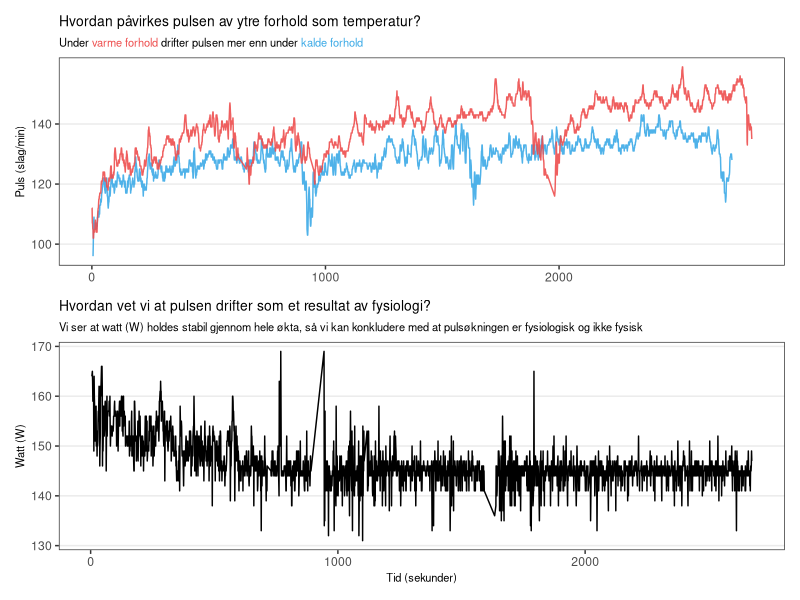
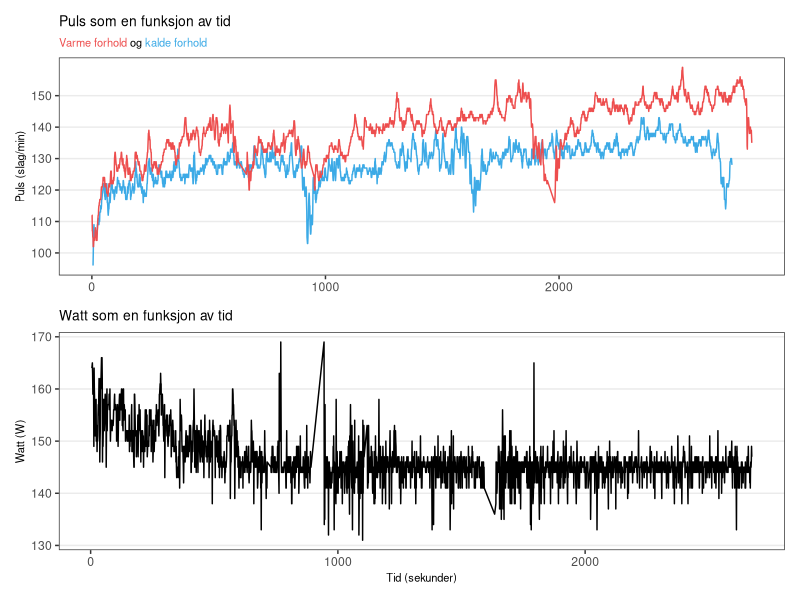
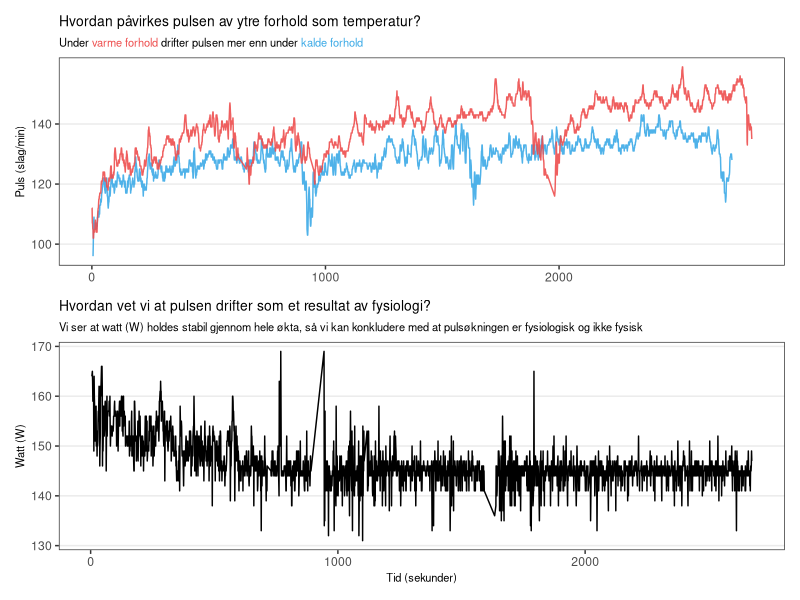
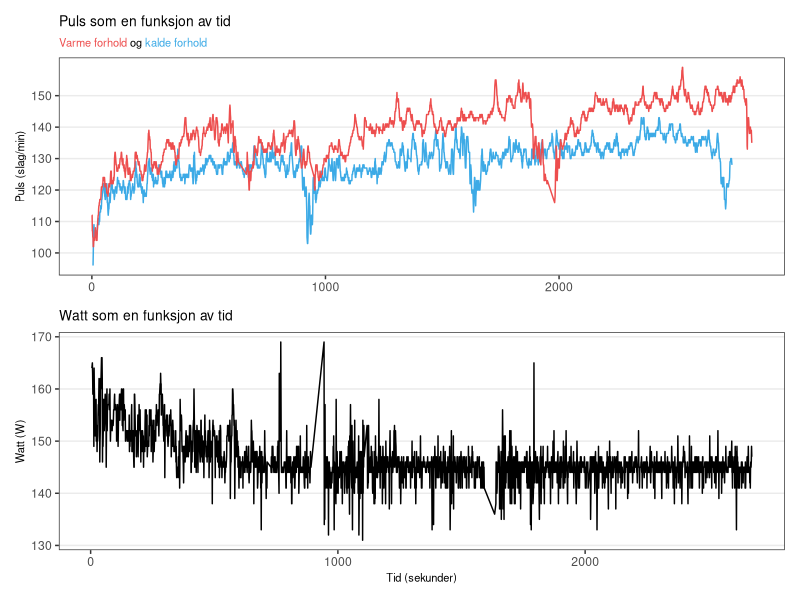

Write the R code that produced these figures, in order.
## ---- chunk 1

knitr::opts_chunk$set(
  echo = TRUE,
  message = FALSE,
  warning = FALSE
)
## ---- chunk 2

library(tidyverse)
library(ggtext)
library(patchwork)


theme_set(theme_bw())
## ---- chunk 3

setwd("C:/Users/simen/Desktop/hvgs_des_2023/data")

rolig_langkjoring_kald_varm <- read_csv("rolig_langkjoring_kald_varm.csv")
## ---- chunk 4

# Puls som funksjon av tid

p1 <- rolig_langkjoring_kald_varm |> 
  filter(heartrate > 95) |> 
  ggplot(aes(x = time, y = heartrate)) +
  geom_line(aes(color = temperature), show.legend = FALSE, alpha = 0.9) +
  scale_x_continuous(
    name = NULL,
    breaks = seq(0, 3500, 1000)
  ) +
  scale_y_continuous(
    name = "Puls (slag/min)",
    breaks = seq(100, 150, 20)
  ) +
  scale_color_manual(values = c("#3caae6", "#ed4e4e")) +
  labs(
    title = "Hvordan påvirkes pulsen av ytre forhold som temperatur?",
    subtitle = paste(
    "Under", "<span style='color:#ed4e4e'>varme forhold</span>", 
    "drifter pulsen mer enn under", 
    "<span style='color:#3caae6'>kalde forhold</span>"
    )
  ) +
  theme(
    panel.grid.major.x = element_blank(),
    panel.grid.minor.x = element_blank(),
    panel.grid.minor.y = element_blank(),
    plot.title = element_text(size = 10),
    plot.subtitle = element_markdown(size = 8),
    axis.title = element_text(size = 10),
    axis.title.x = element_text(size = 8),
    axis.title.y = element_text(size = 8)
  )

# Watt som funksjon av tid

p2 <- rolig_langkjoring_kald_varm |> 
  filter(temperature == "kald") |> 
  filter(watts > 130 & watts < 170) |> 
  ggplot(aes(x = time, y = watts)) +
  geom_line() +
  theme(panel.grid.major.x = element_blank(),
        panel.grid.minor.x = element_blank(),
        panel.grid.minor.y = element_blank()
  ) +
  scale_x_continuous(name = "Tid (sekunder)") +
  scale_y_continuous(name = "Watt (W)",
                     breaks = seq(130, 180, 10)
                     ) +
  labs(title = "Hvordan vet vi at pulsen drifter som et resultat av fysiologi?",
       subtitle = "Vi ser at watt (W) holdes stabil gjennom hele økta, så vi kan konkludere med at pulsøkningen er fysiologisk og ikke fysisk"
  ) +
  theme(
    plot.title = element_text(size = 10),
    plot.subtitle = element_text(size = 8),
    axis.title.x = element_text(size = 8),
    axis.title.y = element_text(size = 8)
  )

watt_puls_plott_utfyllende <- p1 / p2

watt_puls_plott_utfyllende
## ---- chunk 5

# Lagre plott

setwd("C:/Users/simen/Desktop/hvgs_des_2023/grafer")

ggsave(plot = watt_puls_plott_utfyllende,
       filename = "rolig_langkjoring_utfyllende_plot.jpg",
       dpi = 300,
       height = 4,
       width = 7
)
## ---- chunk 6

# Puls for varm og kald økt som en funksjon av tid

p3 <- rolig_langkjoring_kald_varm %>%
  filter(heartrate > 95) %>%
  ggplot(aes(x = time, y = heartrate)) +
  geom_line(aes(color = temperature), show.legend = FALSE) +
  scale_x_continuous(
    name = NULL,
    breaks = seq(0, 3500, 1000)
  ) +
  scale_y_continuous(
    name = "Puls (slag/min)",
    breaks = seq(100, 150, 10)
  ) +
  scale_color_manual(values = c("#3caae6", "#ed4e4e")) +
  labs(
    title = "Puls som en funksjon av tid",
    subtitle = paste(
      "<span style='color:#ed4e4e'>Varme forhold</span>", 
    "og", 
    "<span style='color:#3caae6'>kalde forhold</span>"
    )
  ) +
  theme(
    panel.grid.major.x = element_blank(),
    panel.grid.minor.x = element_blank(),
    panel.grid.minor.y = element_blank(),
    plot.title = element_text(size = 10),
    plot.subtitle = element_markdown(size = 8),
    axis.title = element_text(size = 10),
    axis.title.x = element_text(size = 8),
    axis.title.y = element_text(size = 8)
  )
  
# Watt som en funksjon av tid

p4 <- rolig_langkjoring_kald_varm |> 
  filter(temperature == "kald") |> 
  filter(watts > 130 & watts < 170) |> 
  ggplot(aes(x = time, y = watts)) +
  geom_line() +
  theme(panel.grid.major.x = element_blank(),
        panel.grid.minor.x = element_blank(),
        panel.grid.minor.y = element_blank()
  ) +
  scale_x_continuous(name = "Tid (sekunder)") +
  scale_y_continuous(name = "Watt (W)",
                     breaks = seq(130, 180, 10)
                     ) +
  labs(title = "Watt som en funksjon av tid") +
  theme(
    plot.title = element_text(size = 10),
    plot.subtitle = element_text(size = 8),
    axis.title.x = element_text(size = 8),
    axis.title.y = element_text(size = 8)
  )

watt_puls_plott_ikke_utfyllende <- p3 / p4

watt_puls_plott_ikke_utfyllende
## ---- chunk 7

setwd("C:/Users/simen/Desktop/hvgs_des_2023/grafer")

ggsave(plot = watt_puls_plott_ikke_utfyllende,
       filename = "rolig_langkjoring_ikke_utfyllende.jpg",
       dpi = 300,
       height = 4,
       width = 7)
